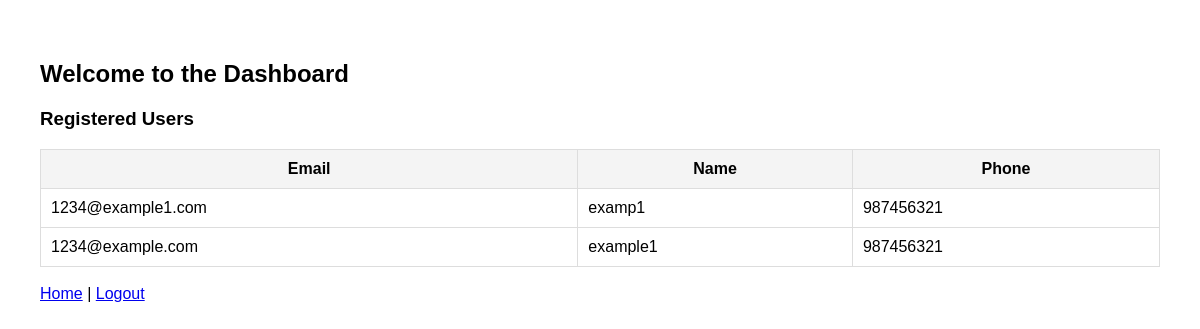
Page /user/dashboard/1234@example1.com on the earlier database version.
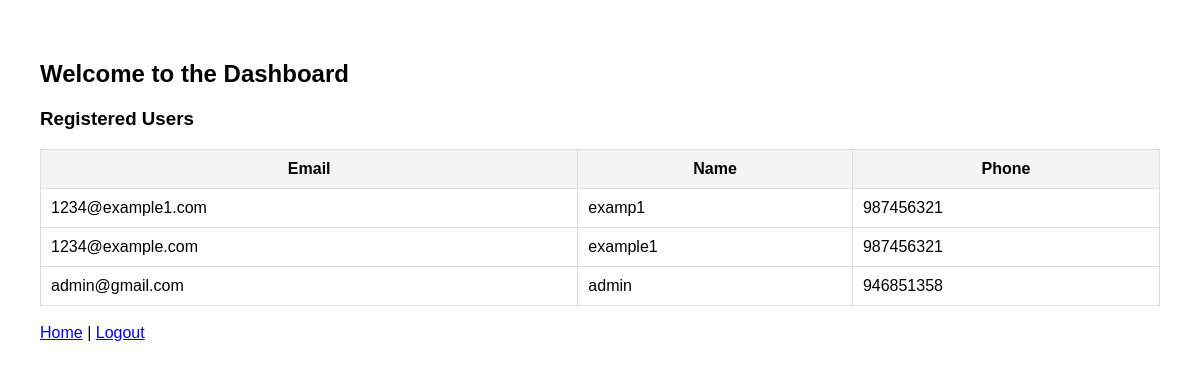
Same page on the later database version.
### models.py (models this page shows, shortened)
class User(Base):
    __tablename__ = "users"
    email = Column(String, primary_key=True, index=True)
    name = Column(String, index=True)
    phone = Column(String, index=True)
    password = Column(String)

### main.py (the view)
@app.get("/user/dashboard/{email}", response_class=HTMLResponse)
async def dashboard(request: Request, email: str, db: Session = Depends(get_db)):
    user = db.query(models.User).filter(models.User.email == email).first()
    users = db.query(models.User).all()
    if not user:
        return RedirectResponse(url="/", status_code=303)
    return templates.TemplateResponse("dashboard.html", {"request": request, "users": users})

### templates/dashboard.html (shortened to what this page needs)
<!DOCTYPE html>
<html lang="en">
<head>
    <link rel="stylesheet" href="/static/styles.css">
</head>
<body>
    <h2>Welcome to the Dashboard</h2>
    <h3>Registered Users</h3>
    {% if users %}
        <table border="1">
            <thead>
                <tr>
                    <th>Email</th>
                    <th>Name</th>
                    <th>Phone</th>
                </tr>
            </thead>
            <tbody>
                {% for user in users %}
                    <tr>
                        <td>{{ user.email }}</td>
                        <td>{{ user.name }}</td>
                        <td>{{ user.phone }}</td>
                    </tr>
                {% endfor %}
            </tbody>
        </table>
    {% else %}
        <p>No users found.</p>
    {% endif %}
    <br>
    <a href="/login">Home</a> |
    <a href="/login">Logout</a>
</body>
</html>

Differences in the rows shown:
added User: email "admin@gmail.com", name "admin", phone "946851358"
